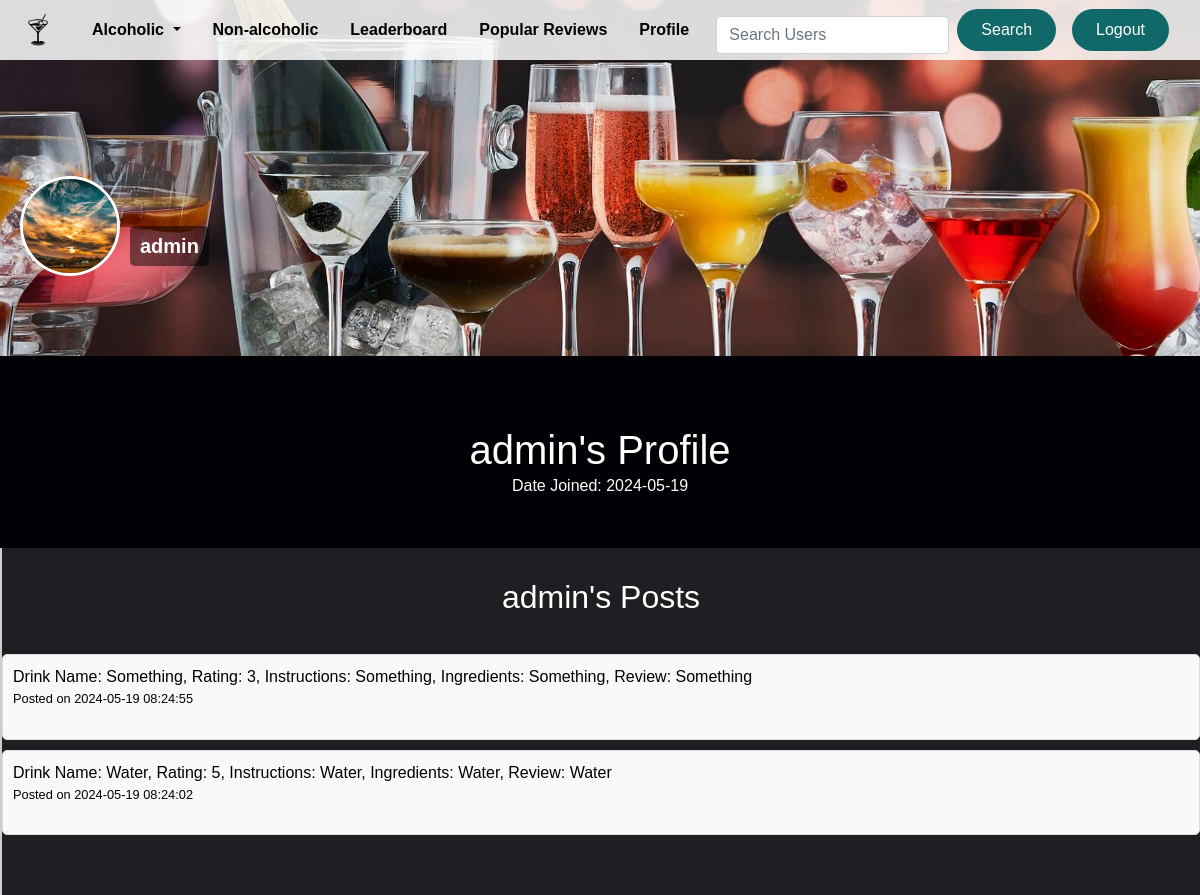
The app's page /user/admin (signed in) with its own data.
### app/models.py (models this page shows, shortened)
class User(UserMixin, db.Model):
    id = db.Column(db.Integer, primary_key=True)
    username = db.Column(db.String(80), unique=True, nullable=False)
    email = db.Column(db.String(120), unique=True, nullable=False)
    password_hash = db.Column(db.String(128), nullable=False)
    salt = db.Column(db.String(64), nullable=False)
    created_at = db.Column(db.DateTime, default=datetime.utcnow)
    avatar = db.Column(db.String(120), nullable=False, default='images/avatars/default_avatar.png')
    posts = db.relationship('Post', backref='author', lazy=True)
    @property
    def is_authenticated(self):
        return True

class Post(db.Model):
    id = db.Column(db.Integer, primary_key=True)
    content = db.Column(db.Text, nullable=False)
    user_id = db.Column(db.Integer, db.ForeignKey('user.id'), nullable=False)
    drink_type = db.Column(db.String(50), nullable=False)
    created_at = db.Column(db.DateTime, default=datetime.utcnow)
    likes = db.Column(db.Integer, default=0)
    super_likes = db.Column(db.Integer, default=0)
    dislikes = db.Column(db.Integer, default=0)

### app/routes.py (the view)
@routes.route('/user/<username>')
@login_required
def user_profile(username):
    user = User.query.filter_by(username=username).first()
    if not user:
        flash('User not found', category='danger')
        return redirect(url_for('routes.leaderboard'))
    user_posts = Post.query.filter_by(user_id=user.id).order_by(Post.created_at.desc()).all()
    return render_template('user_profile.html', user=user, user_posts=user_posts)

### app/templates/user_profile.html (shortened to what this page needs)
{% extends "base.html" %}
{% block content %}
<div style="background-color: #000000e8; color:white;">
    <div class="banner">
        <img src="{{ url_for('static', filename='images/banner3.png') }}" alt="Banner" class="banner-img">
        <div class="avatar-wrapper">
            <img src="{{ url_for('static', filename=user.avatar or 'images/avatars/default_avatar.png') }}" alt="User Avatar" class="avatar-img" id="avatar-img">
        </div>
        <div class="username">{{ user.username }}</div>
    </div>
    <div class="user-info">
        <h1 style="padding-top: 90px;">{{ user.username }}'s Profile</h1>
        <p>Date Joined: <span class="date-joined">{{ user.created_at.strftime('%Y-%m-%d') }}</span></p>
    </div>
    <div class="content-area">
        <h2 align="center" style="padding:30px;">{{ user.username }}'s Posts</h2>
        <div id="user-posts" style="color: black;">
            {% if user_posts %}
                {% for post in user_posts %}
                    <div class="post">
                        <p>{{ post.content }}</p>
                        <small>Posted on {{ post.created_at.strftime('%Y-%m-%d %H:%M:%S') }}</small>
                    </div>
                {% endfor %}
            {% else %}
                <p>This user has not made any posts yet.</p>
            {% endif %}
        </div>
    </div>
</div>
{% endblock %}

### app/static/css/Project.css (style rules this page uses)
html, body { width: 100%; height: 100%; margin: 0; padding: 0; overflow-x: hidden; font-family: Arial, sans-serif; }
h1 { margin: 0; }
p { margin: 0; }
.post small { display: block; margin-bottom: 20px; }

### app/static/css/homepage.css (style rules this page uses)
body { font-family: 'Arial', sans-serif; background-color: #030033; }
.content-area { padding-bottom: 50px; background-color: #f0f0f021; border-left: 2px solid #ccc; }
.post { padding: 10px; border: 1px solid #ddd; border-radius: 5px; margin-bottom: 10px; background-color: #f9f9f9; }
.banner { position: relative; width: 100%; height: 200px; overflow: visible; margin-bottom: 20px; background-color: #cccccc; display: flex; align-items: center; justify-content: center; color: white; font-size: 24px; font-weight: bold; }
.banner-img { width: 100%; height: 180%; object-fit: cover; }
.avatar-wrapper { position: absolute; bottom: 0; left: 20px; width: 100px; height: 100px; border-radius: 50%; overflow: hidden; border: 3px solid white; background-color: #666666; display: flex; align-items: center; justify-content: center; color: white; font-size: 16px; font-weight: bold; z-index: 10; }
.avatar-img { width: 100%; height: 100%; object-fit: cover; }
.user-info { margin-top: 60px; text-align: center; padding-bottom: 50px; }
.username { position: absolute; left: 130px; bottom: 10px; color: white; background-color: rgba(0, 0, 0, 0.5); padding: 5px 10px; border-radius: 5px; font-size: 20px; z-index: 10; }

### records on screen
User: avatar (picture), username "admin", created_at "2024-05-19"
Post: content "Drink Name: Something, Rating: 3, Instructions: Something, Ingredients: Something, Review: Something", created_at "2024-05-19 08:24:55"
Post: content "Drink Name: Water, Rating: 5, Instructions: Water, Ingredients: Water, Review: Water", created_at "2024-05-19 08:24:02"
